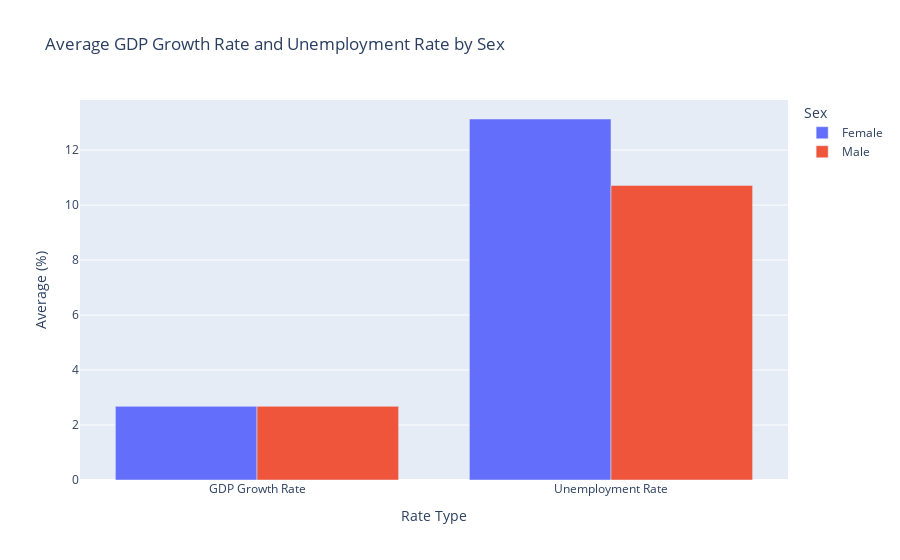

Notebook cell for this chart:
### Markdown cell above
### Step 5: Compare Averages in GDP Growth Rate and Unemployment Rate by Sex -- Bar Plot
##### This step allows us to examine the patterns or differences by sex directly.

### Code cell
# Calculate averages for each sex
averages = reshaped_df.groupby('Sex')[['GDP Growth Rate', 'Unemployment Rate']].mean().reset_index()

# Display the averages
print('Average GDP Growth Rate and Unemployment')
display(averages)
      
# Melt the data for plotting
melted_avg = averages.melt(id_vars = 'Sex', var_name = 'Rate Type', value_name = 'Average Rate')

# Create bar plot
fig = px.bar(melted_avg, x = 'Rate Type', y = 'Average Rate', color = 'Sex',
             barmode = 'group',
             title = 'Average GDP Growth Rate and Unemployment Rate by Sex',
             labels = {'Rate Type': 'Rate Type', 'Average Rate': 'Average (%)'})
fig.show()

# The average GDP growth rate is identical for males and females at 2.68%. This reinforces that GDP growth 
# in the dataset does not depend on sex, but higher unemployment for females highlights potential gender-based employment challenges.

### Figure 1 — Plotly figure (JSON) as saved in the notebook; plotly's stock layout.template omitted (floating-point values rounded to 4 significant figures)
{"data": [{"alignmentgroup": "True", "hovertemplate": "Sex=Female<br>Rate Type=%{x}<br>Average (%)=%{y}<extra></extra>", "legendgroup": "Female", "marker": {"color": "#636efa", "pattern": {"shape": ""}}, "name": "Female", "offsetgroup": "Female", "orientation": "v", "showlegend": true, "textposition": "auto", "type": "bar", "x": ["GDP Growth Rate", "Unemployment Rate"], "xaxis": "x", "y": [2.678, 13.13], "yaxis": "y"}, {"alignmentgroup": "True", "hovertemplate": "Sex=Male<br>Rate Type=%{x}<br>Average (%)=%{y}<extra></extra>", "legendgroup": "Male", "marker": {"color": "#EF553B", "pattern": {"shape": ""}}, "name": "Male", "offsetgroup": "Male", "orientation": "v", "showlegend": true, "textposition": "auto", "type": "bar", "x": ["GDP Growth Rate", "Unemployment Rate"], "xaxis": "x", "y": [2.678, 10.72], "yaxis": "y"}], "layout": {"barmode": "group", "legend": {"title": {"text": "Sex"}, "tracegroupgap": 0}, "title": {"text": "Average GDP Growth Rate and Unemployment Rate by Sex"}, "xaxis": {"anchor": "y", "domain": [0, 1], "title": {"text": "Rate Type"}}, "yaxis": {"anchor": "x", "domain": [0, 1], "title": {"text": "Average (%)"}}}}
